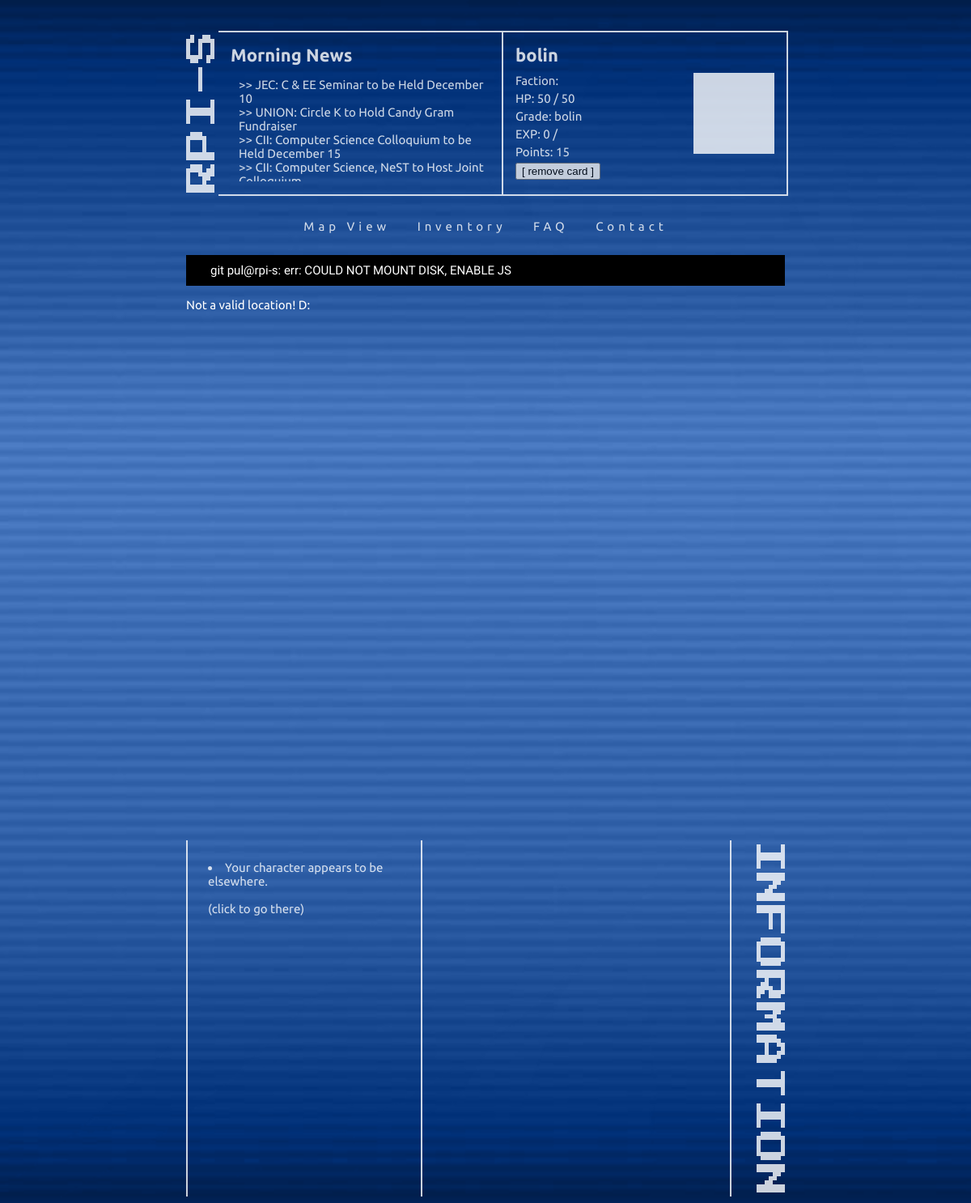
/area.php (signed in), run on the app's committed database.
### tables this page shows
CREATE TABLE IF NOT EXISTS `events` (
  `title` varchar(64) NOT NULL,
  `description` varchar(64) NOT NULL,
  `location` varchar(64) DEFAULT NULL,
  `date` int(11) DEFAULT NULL,
  `quest` int(11) NOT NULL DEFAULT '1',
  `reward` int(11) NOT NULL DEFAULT '19',
  `areaID` varchar(11) NOT NULL DEFAULT '1,1,1',
  `actionText` varchar(400) NOT NULL DEFAULT 'Move to :L',
  `actionType` varchar(11) NOT NULL DEFAULT 'move',
  `actionParam` varchar(255) NOT NULL DEFAULT '1,1,1',
  PRIMARY KEY (`title`)
);

### resources/includes/classifieds.php (the view)
<?php
$result = $dbconn->query('SELECT * FROM events WHERE quest = 0;');
if ($result){
	if ( $result->rowCount() != 0 ){
		foreach ($dbconn->query('SELECT * FROM events WHERE quest = 0;') as $results){
			echo '<li>>> '.strtoupper($results['location']).': '.$results['title'].'</li>';
		}
	} else {
		echo '<li>>> Sorry, no events to show :\\</li>';
	}
} else {
	echo '<li>>~ ERROR: could not retrieve events :(</li>';
}
?>

### resources/css/style.css (style rules this page uses)
body { background: url("../images/other/terminal.png"); background-repeat:repeat; background-position: top center; background-size: cover; font-family: 'Ubuntu', cursive; font-size: 15px; color: #FFFFFF; }

### data on the page
events: location "JEC", title "C & EE Seminar to be Held December 10"
events: location "UNION", title "Circle K to Hold Candy Gram Fundraiser"
events: location "CII", title "Computer Science Colloquium to be Held December 15"
events: location "CII", title "Computer Science, NeST to Host Joint…"

### other printed values
$_SESSION['username'] "bolin"
$_SESSION['hp'] "50"
$_SESSION['maxhp'] "50"
$_SESSION['grade_str'] "bolin"
$_SESSION['exp'] "0"
$_SESSION['points'] "15"
